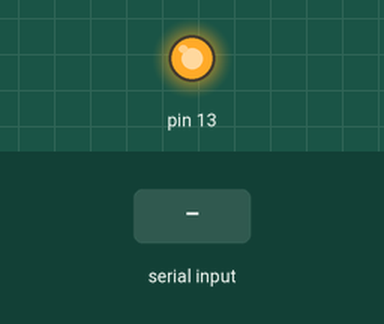
Bench run of a sketch on a simulated Arduino Mega 2560, built with avr-gcc and run on an emulated ATmega2560. Shown: output pins drawn as LEDs (lit = HIGH). Inputs (shaded band) come from the test bench. What the sketch prints to the serial monitor is not drawn.

Above: at 1.2 s.
1.3 s: "0" received over the second serial link
At 1.9 s:
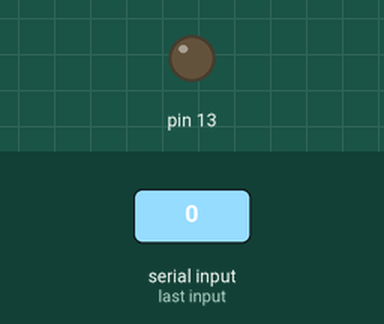
2.8 s: "1" received over the second serial link
At 4.2 s:
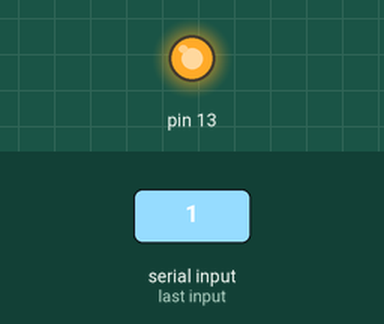
Timing chart, 0 to 5.8 s (numbered marks = the images above; inputs shaded):
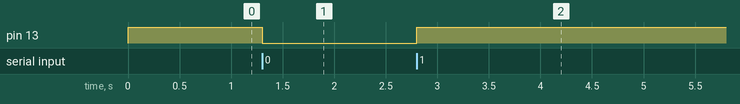

The sketch:

SoftwareSerial_RX_TX.ino
```cpp
#include <SoftwareSerial.h>

// use 10, 11 pair in Arduino Mega
SoftwareSerial mySerial(8, 7); // RX, TX
char inputByte;

void setup() {
 mySerial.begin(9600);
 Serial.begin(9600);
 Serial.println("Hello, world !");

 pinMode(13,OUTPUT);
 digitalWrite(13,HIGH);
}

void loop() {
  while(mySerial.available()>0){

      inputByte = mySerial.read();
//      Serial.println(inputByte);

      if (inputByte=='1'){
      digitalWrite(13,HIGH);
    }

    else if (inputByte=='0'){
      digitalWrite(13,LOW);
      }
    }
}
```

Measured:
- after the input at 1.3 s, pin 13: HIGH → LOW at once
- after the input at 2.8 s, pin 13: LOW → HIGH at once
